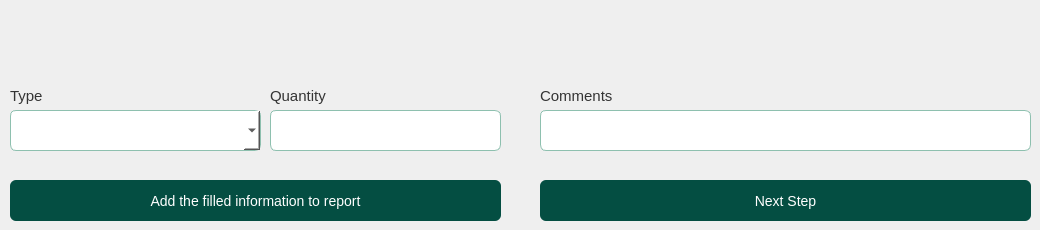
     <widget class="QWidget" name="tab_non_productive_man_hour">
      <attribute name="title">
       <string>Non Prod Man Hour </string>
      </attribute>
      <widget class="QComboBox" name="cbx_non_produtive_man">
       <property name="geometry">
        <rect>
         <x>10</x>
         <y>110</y>
         <width>251</width>
         <height>41</height>
        </rect>
       </property>
       <property name="styleSheet">
        <string notr="true">
background-color:#fff;
border: 1px solid #8ec0af;
border-radius: 6px</string>
       </property>
      </widget>
      <widget class="QLineEdit" name="txt_comments_non_produtive_man">
       <property name="geometry">
        <rect>
         <x>540</x>
         <y>110</y>
         <width>491</width>
         <height>41</height>
        </rect>
       </property>
       <property name="styleSheet">
        <string notr="true">QLineEdit{


background-color:#fff;
border: 1px solid #8ec0af;
border-radius: 6px
}</string>
       </property>
       <property name="placeholderText">
        <string/>
       </property>
      </widget>
      <widget class="QLineEdit" name="txt_quantity_non_produtive_man">
       <property name="geometry">
        <rect>
         <x>270</x>
         <y>110</y>
         <width>231</width>
         <height>41</height>
        </rect>
       </property>
       <property name="styleSheet">
        <string notr="true">QLineEdit{


background-color:#fff;
border: 1px solid #8ec0af;
border-radius: 6px
}</string>
       </property>
       <property name="placeholderText">
        <string/>
       </property>
      </widget>
      <widget class="QPushButton" name="btn_next_step_competency">
       <property name="geometry">
        <rect>
         <x>540</x>
         <y>180</y>
         <width>491</width>
         <height>41</height>
        </rect>
       </property>
       <property name="styleSheet">
        <string notr="true">

QPushButton#btn_next_step_competency{

border:none;
background-color:#044e42;
color:white;
font-size:14px;
border-radius: 6px;
transition: background-color 0.5s ease;
padding:10px;
text-align:rigth;
}

QPushButton#btn_next_step_competency:hover{
 background-color: #044e42;
border-radius: 6px;
transition: background-color 0.5s ease;
padding:10px;
}

QPushButton#btn_next_step_competency:pressed {
 background-color: #044e42;
border-radius: 6px;
background-color: #033029;
padding:10px;
 }
</string>
       </property>
       <property name="text">
        <string>Next Step</string>
       </property>
       <property name="icon">
        <iconset>
         <normaloff>../../img/check-solid.svg</normaloff>../../img/check-solid.svg</iconset>
       </property>
      </widget>
      <widget class="QPushButton" name="btn_add_information_non_productive">
       <property name="geometry">
        <rect>
         <x>10</x>
         <y>180</y>
         <width>491</width>
         <height>41</height>
        </rect>
       </property>
       <property name="styleSheet">
        <string notr="true">

QPushButton#btn_add_information_non_productive{

border:none;
background-color:#044e42;
color:white;
font-size:14px;
border-radius: 6px;
transition: background-color 0.5s ease;
padding:10px;
text-align:rigth;
}

QPushButton#btn_add_information_non_productive:hover{
 background-color: #044e42;
border-radius: 6px;
transition: background-color 0.5s ease;
padding:10px;
}

QPushButton#btn_add_information_non_productive:pressed {
 background-color: #044e42;
border-radius: 6px;
background-color: #033029;
padding:10px;
 }
</string>
       </property>
       <property name="text">
        <string>Add the filled information to report</string>
       </property>
       <property name="icon">
        <iconset>
         <normaloff>../../img/check-solid.svg</normaloff>../../img/check-solid.svg</iconset>
       </property>
      </widget>
      <widget class="QLabel" name="lbl_quantity_non_produtive_man">
       <property name="geometry">
        <rect>
         <x>270</x>
         <y>80</y>
         <width>61</width>
         <height>31</height>
        </rect>
       </property>
       <property name="font">
        <font>
         <pointsize>11</pointsize>
        </font>
       </property>
       <property name="styleSheet">
        <string notr="true">color: rgb(52, 52, 52);</string>
       </property>
       <property name="text">
        <string>Quantity</string>
       </property>
      </widget>
      <widget class="QLabel" name="lbl_comments_non_produtive_man">
       <property name="geometry">
        <rect>
         <x>540</x>
         <y>80</y>
         <width>81</width>
         <height>31</height>
        </rect>
       </property>
       <property name="font">
        <font>
         <pointsize>11</pointsize>
        </font>
       </property>
       <property name="styleSheet">
        <string notr="true">color: rgb(52, 52, 52);</string>
       </property>
       <property name="text">
        <string>Comments</string>
       </property>
      </widget>
      <widget class="QLabel" name="lbl_type_non_produtive_man">
       <property name="geometry">
        <rect>
         <x>10</x>
         <y>80</y>
         <width>41</width>
         <height>31</height>
        </rect>
       </property>
       <property name="font">
        <font>
         <pointsize>11</pointsize>
        </font>
       </property>
       <property name="styleSheet">
        <string notr="true">color: rgb(52, 52, 52);</string>
       </property>
       <property name="text">
        <string>Type</string>
       </property>
      </widget>
      <zorder>lbl_comments_non_produtive_man</zorder>
      <zorder>lbl_quantity_non_produtive_man</zorder>
      <zorder>lbl_type_non_produtive_man</zorder>
      <zorder>cbx_non_produtive_man</zorder>
      <zorder>txt_comments_non_produtive_man</zorder>
      <zorder>txt_quantity_non_produtive_man</zorder>
      <zorder>btn_next_step_competency</zorder>
      <zorder>btn_add_information_non_productive</zorder>
     </widget>
